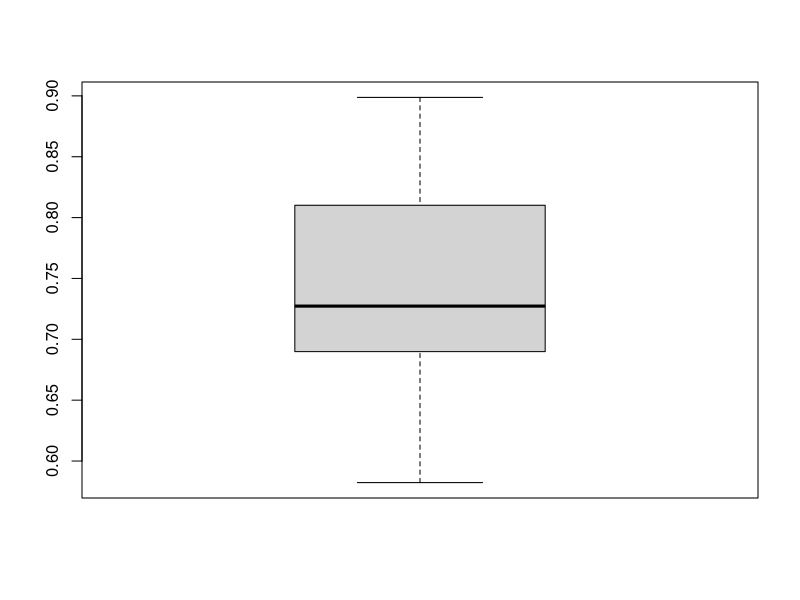
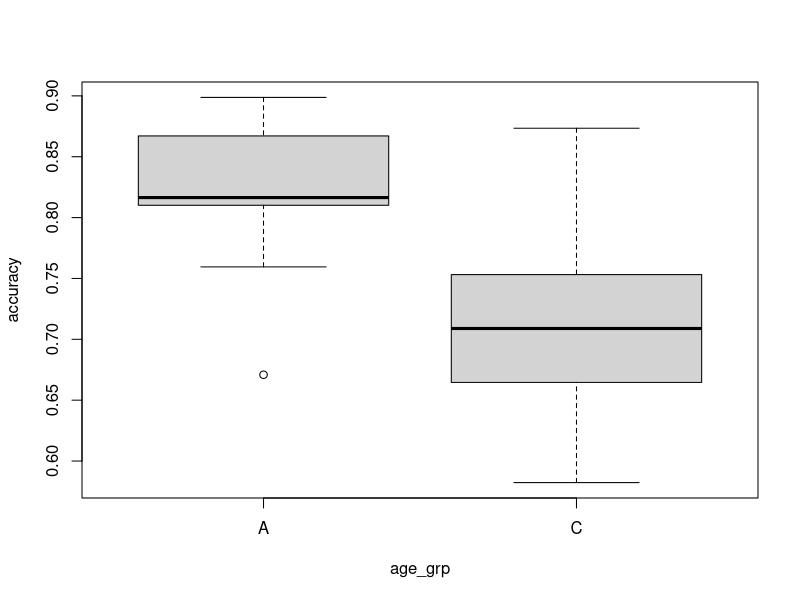

These figures' R source, in order: (Note: this script raises an error after producing the figures.)
## ---- chunk 1

game <- read.table("kr_game.txt", header=TRUE)
head(game)

## ---- chunk 2
game$accuracy <- game$Phit + game$PcorrectRejection

## ---- chunk 3
boxplot(game$accuracy)
## ---- chunk 4
boxplot(accuracy ~ age_grp, game)
## ---- chunk 5
boxplot(game) 
## ---- chunk 6
t.test(accuracy ~ age_grp, game)

## ---- chunk 7

res <- t.test(accuracy ~ age_grp, game)

res$estimate # estimated means
res$estimate[1] # this is actually a vector, even thought it contains the name
res$estimate[2]

res$conf.int
res$conf.int[1]
res$conf.int[2]
